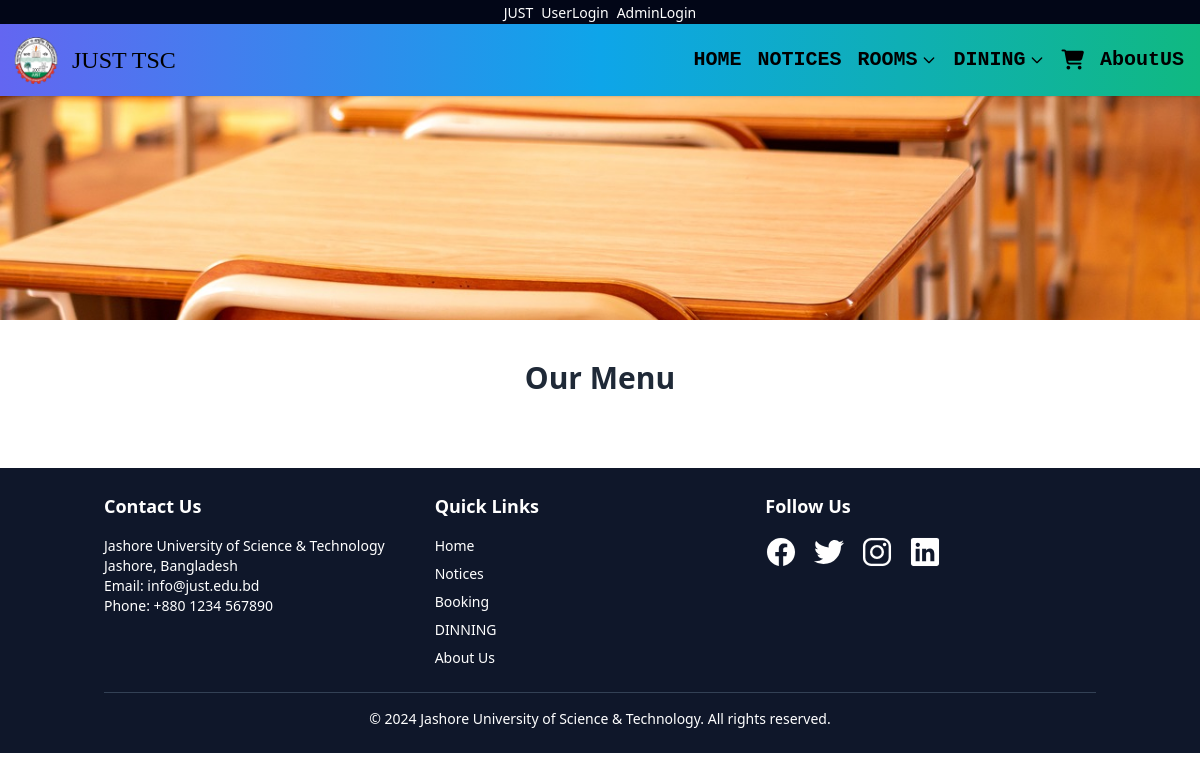
The app's page /item/, older data.
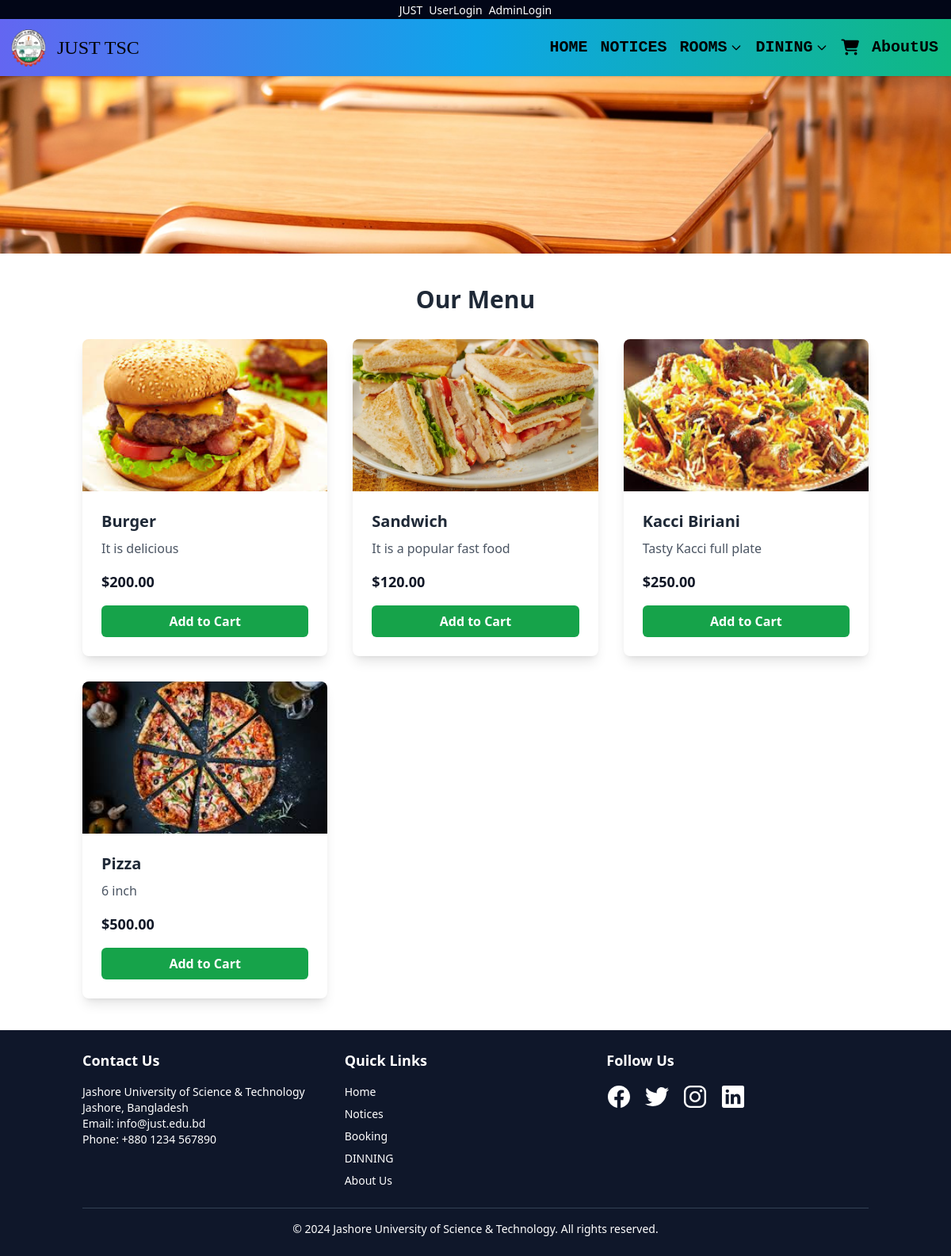
The same page, newer data.
### TSC/models.py (models this page shows, shortened)
class MenuItem(models.Model):
    name = models.CharField(max_length=200)
    price = models.DecimalField(max_digits=5, decimal_places=2)
    image = models.ImageField(upload_to='img/')
    description=models.CharField(max_length=40)

### TSC/views.py (the view)
# urls.py: path('item/',views.Item,name="item"),
def Item(request):
    item=MenuItem.objects.all()
    return render(request,'item.html',{'item':item})

### templates/item.html (shortened to what this page needs)
{% extends "image.html" %}
{% block first %}
<section class="food_section layout_padding-bottom py-10">
    <div class="container mx-auto px-4">
        <div class="heading_container heading_center mb-8">
            <h2 class="text-3xl font-bold text-gray-800 text-center">
                Our Menu
            </h2>
        </div>
        <div class="grid grid-cols-1 sm:grid-cols-2 md:grid-cols-3 gap-8">
            {% for item in item %}
            <div class="bg-white rounded-lg shadow-lg overflow-hidden transform transition-all hover:scale-105">
                <div class="img-box">
                    <img class="w-full h-48 object-cover" src="{{ item.image.url }}" alt="{{ item.name }}">
                </div>
                <div class="p-6">
                    <h5 class="text-xl font-semibold text-gray-800 mb-2">
                        {{ item.name }}
                    </h5>
                    <p class="text-gray-600 mb-4">
                        {{ item.description }}
                    </p>
                    <p class="text-lg font-bold text-gray-900">
                        ${{ item.price }}
                    </p>
                    <form method="POST" action="{% url 'add_to_cart' item.pk %}" class="mt-4">
                        <button type="submit" class="w-full bg-green-600 text-white font-bold py-2 rounded-md hover:bg-green-700 focus:outline-none focus:ring-2 focus:ring-offset-2 focus:ring-green-500">
                            Add to Cart
                        </button>
                    </form>
                </div>
            </div>
            {% endfor %}
        </div>
    </div>
</section>
{% endblock %}

### templates/image.html (shortened to what this page needs)
{% extends "navbar.html" %} {% block start %}
<div class="relative">
    <img src="/static/img/table.jpg" alt="" class="w-full h-80 object-cover">
</div>
{%block first %}
{%endblock%}
{% endblock %}

### templates/navbar.html (shortened to what this page needs)
<!doctype html>
<html>
<head>
    <script src="https://cdn.tailwindcss.com"></script>
    <link rel="stylesheet" href="https://cdnjs.cloudflare.com/ajax/libs/font-awesome/6.5.2/css/all.min.css" />
</head>
<div class="bg-gradient w-full top-0 z-40 fixed">
    <nav class="p-0 bg-slate-950 flex flex-wrap justify-center items-center text-center">
        <ul class="flex sm:place-content-center justify-between w-full md:w-auto flex-nowrap">
            <li class="mx-2 sm:mx-1 sm:my-0 my-3">
                <a href="https://just.edu.bd/" target="_blank" class="text-sm text-white hover:sm:text-cyan-500 hover:text-pink-50 duration-500">JUST</a>
            </li>
            <li class="mx-2 sm:mx-1 sm:my-0 my-3">
                {% if user.is_authenticated and not user.is_staff %}
                <a href="{% url 'logout' %}" class="text-sm text-white hover:sm:text-cyan-500 hover:text-pink-50 duration-500">UserLogout</a>
                {% elif not user.is_staff %}
                <a href="{% url 'login' %}" class="text-sm text-white hover:sm:text-cyan-500 hover:text-pink-50 duration-500">UserLogin</a>
                {% endif %}
            </li>
            <li class="mx-2 sm:mx-1 sm:my-0 my-3">
                {% if user.is_authenticated and user.is_staff %}
                <a href="{% url 'AddRoom' %}" class="text-sm text-white hover:sm:text-cyan-500 hover:text-pink-50 duration-500">Room</a>
                <a href="{% url 'AddNotice' %}" class="text-sm text-white hover:sm:text-cyan-500 hover:text-pink-50 duration-500">Notice</a>
                <a href="{% url 'Booking_list' %}" class="text-sm text-white hover:sm:text-cyan-500 hover:text-pink-50 duration-500">Booking</a>
                <a href="{% url 'addItem' %}" class="text-sm text-white hover:sm:text-cyan-500 hover:text-pink-50 duration-500">Item</a>
                <a href="{% url 'AdminLogout' %}" class="text-sm text-white hover:sm:text-cyan-500 hover:text-pink-50 duration-500">AdminLogout</a>
                {% else %}
                <a href="{% url 'AdminLogin' %}" class="text-sm text-white hover:sm:text-cyan-500 hover:text-pink-50 duration-500">AdminLogin</a>
                {% endif %}
            </li>
        </ul>
    </nav>
</div>
<div class="bg-gradient-to-r from-indigo-500 via-sky-500 to-emerald-500 fixed  w-full top-10 sm:top-6 z-50">
    <nav class="p-2 shadow md:flex md:items-center md:justify-between">
        <div class="flex justify-between items-center">
            <div class="inline-flex items-center cursor-pointer">
                <div class="w-14 h-14 p-1">
                    <img src="/static/img/JUST_logo.png" alt="JUST Logo" class="w-full h-full object-contain">
                </div>
                <div class="ml-2">
                    <h1 class="text-2xl font-[Poppins]">JUST TSC</h1>
                </div>
            </div>
        </div>
            <ul id="Mymenu"  class=" md:flex text-black font-mono font-bold md:items-center z-[-1] md:z-auto md:static absolute w-full left-0 md:w-auto md:py-0 py-4 md:pl-0 pl-7 md:opacity-100 opacity-0 top-[-400px] transition-all ease-in duration-500">
                <li class="mx-2 my-6 md:my-0 " >
                    <a href="{% url 'home' %}" class="text-xl hover:sm:text-white hover:hover:text-pink-50 duration-500">HOME</a>
                </li>
                <li class="mx-2 my-6 md:my-0">
                    <a href="{% url 'notice' %}" class="text-xl hover:sm:text-white hover:text-pink-50 duration-500">NOTICES</a>
                </li>
                <li class="relative group mx-2 my-6 md:my-0">
                    <a href="{% url 'all_room' %}" class="text-xl hover:sm:text-white hover:text-white duration-500 flex items-center">
                        ROOMS
                        <svg class="w-4 h-4 ml-1" fill="none" stroke="currentColor" viewBox="0 0 24 24" xmlns="http://www.w3.org/2000/svg"><path stroke-linecap="round" stroke-linejoin="round" stroke-width="2" d="M19 9l-7 7-7-7"></path></svg>
                    </a>
                </li>
                <li class="relative group mx-2 my-6 md:my-0">
                    <a href="{% url 'dinning' %}" class="text-xl hover:sm:text-black hover:text-white duration-500 flex items-center">
                        DINING
                        <svg class="w-4 h-4 ml-1" fill="none" stroke="currentColor" viewBox="0 0 24 24" xmlns="http://www.w3.org/2000/svg"><path stroke-linecap="round" stroke-linejoin="round" stroke-width="2" d="M19 9l-7 7-7-7"></path></svg>
                    </a>
                </li>
                <li class="relative group mx-2 my-6 md:my-0">
                    <a href="{% url 'view_cart' %}" class="text-xl hover:sm:text-white hover:text-white duration-500 flex items-center">
                        <i class="fa-solid fa-cart-shopping"></i>
                    </a>
                </li>
                <li class="mx-2 my-6 md:my-0">
                    <a href="#" class="text-xl hover:sm:text-white hover:text-pink-50 duration-500">AboutUS</a>
                </li>
            </ul>
        </nav>
    </div>
    {% block start %} {% endblock %}
   <footer class="bg-slate-900 text-white py-6">
    <div class="container mx-auto px-4">
        <div class="flex flex-wrap">
            <div class="w-full md:w-1/3 mb-6 md:mb-0">
                <h5 class="text-lg font-semibold mb-4">Contact Us</h5>
                <p class="text-sm">
                    Jashore University of Science & Technology<br>
                    Jashore, Bangladesh<br>
                    Email: info@just.edu.bd<br>
                    Phone: +880 1234 567890
                </p>
            </div>
            <div class="w-full md:w-1/3 mb-6 md:mb-0">
                <h5 class="text-lg font-semibold mb-4">Quick Links</h5>
                <ul class="text-sm space-y-2">
                    <li><a href="{% url 'home' %}" class="hover:text-cyan-500">Home</a></li>
                    <li><a href="{% url 'notice' %}" class="hover:text-cyan-500">Notices</a></li>
                    <li><a href="{% url 'room_list' %}" class="hover:text-cyan-500">Booking</a></li>
                    <li><a href="{% url 'item' %}" class="hover:text-cyan-500">DINNING</a></li>
                    <li><a href="#" class="hover:text-cyan-500">About Us</a></li>
                </ul>
            </div>
            <div class="w-full md:w-1/3">
                <h5 class="text-lg font-semibold mb-4">Follow Us</h5>
                <div class="flex space-x-4">
                    <a href="#" class="hover:text-cyan-500">
                        <ion-icon name="logo-facebook" size="large"></ion-icon>
                    </a>
                    <a href="#" class="hover:text-cyan-500">
                        <ion-icon name="logo-twitter" size="large"></ion-icon>
                    </a>
                    <a href="#" class="hover:text-cyan-500">
                        <ion-icon name="logo-instagram" size="large"></ion-icon>
                    </a>
                    <a href="#" class="hover:text-cyan-500">
                        <ion-icon name="logo-linkedin" size="large"></ion-icon>
                    </a>
                </div>
            </div>
        </div>
        <div class="mt-6 border-t border-slate-700 pt-4 text-center text-sm">
            &copy; 2024 Jashore University of Science & Technology. All rights reserved.
        </div>
    </div>
</footer>
</body>
</html>

### templates/navbar.html (style rules this page uses)
#Mymenu { z-index: 10; }
html, body { height: 100%; margin: 0; }
@media (min-width: 768px) { #Mymenu { position: static; opacity: 1 !important; background: none; z-index: auto; } }

Row changes from the older to the newer data that the page shows:
added MenuItem: image (picture), name "Burger", description "It is delicious", price "200.00"
added MenuItem: image (picture), name "Sandwich", description "It is a popular fast food", price "120.00"
added MenuItem: image (picture), name "Kacci Biriani", description "Tasty Kacci full plate", price "250.00"
added MenuItem: image (picture), name "Pizza", description "6 inch", price "500.00"
